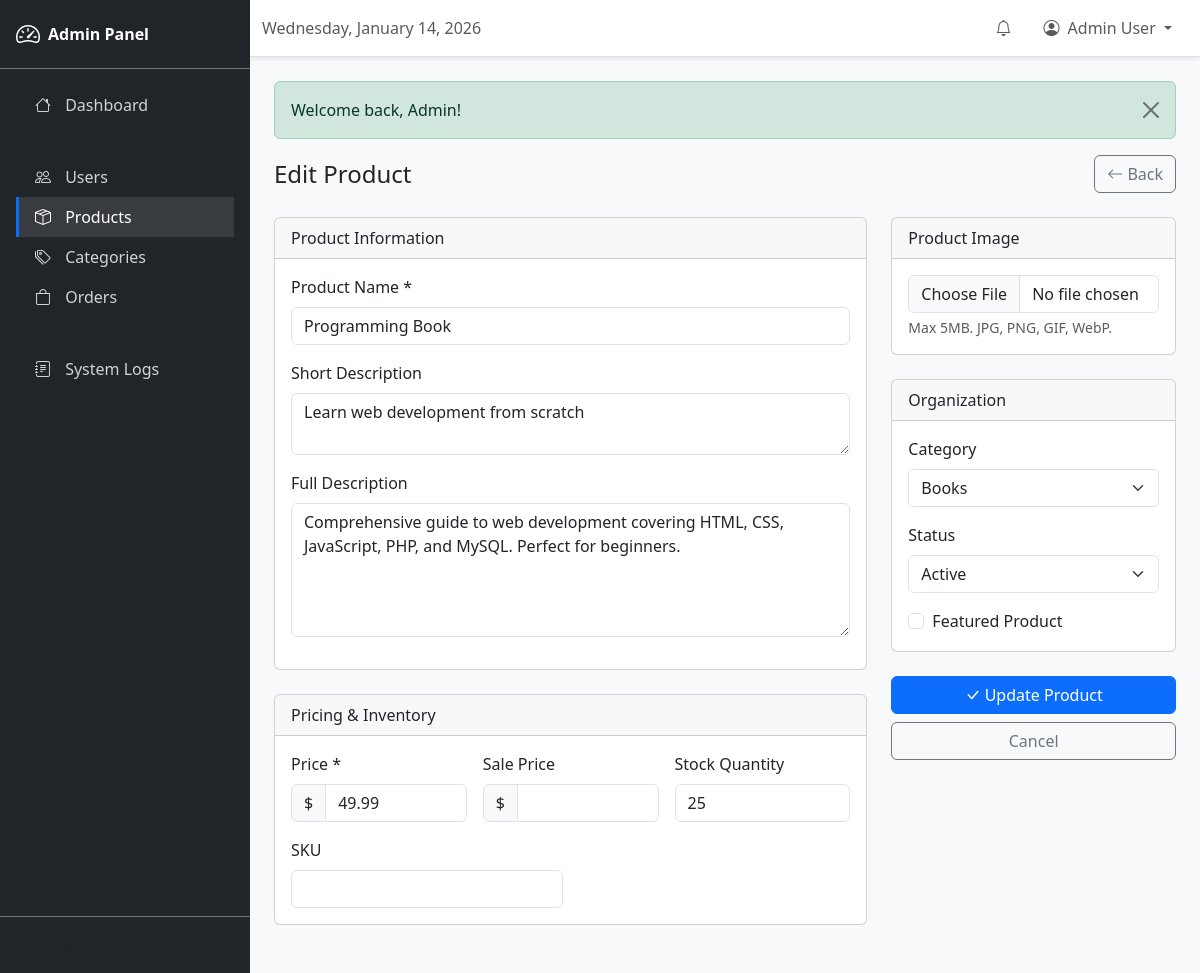
The app's page /admin/products.php?action=edit&id=4 (signed in) with its own data.
### tables this page shows
CREATE TABLE products (
    id INT AUTO_INCREMENT PRIMARY KEY,

     
    name VARCHAR(255) NOT NULL,

     
    slug VARCHAR(255) NOT NULL UNIQUE,

     
    short_description VARCHAR(500) DEFAULT NULL,

     
    description TEXT DEFAULT NULL,

     
    price DECIMAL(10, 2) NOT NULL,

     
    sale_price DECIMAL(10, 2) DEFAULT NULL,

     
    sku VARCHAR(50) DEFAULT NULL,

     
    stock_quantity INT DEFAULT 0,

     
    category_id INT DEFAULT NULL,

     
    main_image VARCHAR(255) DEFAULT NULL,

     
    gallery_images TEXT DEFAULT NULL,

     
    is_featured TINYINT(1) DEFAULT 0,

     
    status ENUM('active', 'inactive', 'out_of_stock') DEFAULT 'active',

     
    created_at TIMESTAMP DEFAULT CURRENT_TIMESTAMP,
    updated_at TIMESTAMP DEFAULT CURRENT_TIMESTAMP ON UPDATE CURRENT_TIMESTAMP,

     
    FOREIGN KEY (category_id) REFERENCES categories(id) ON DELETE SET NULL,

     
    INDEX idx_category (category_id),
    INDEX idx_status (status),
    INDEX idx_featured (is_featured),
    INDEX idx_slug (slug)
);

CREATE TABLE categories (
    id INT AUTO_INCREMENT PRIMARY KEY,

     
    name VARCHAR(100) NOT NULL,

     
    slug VARCHAR(100) NOT NULL UNIQUE,

     
    description TEXT DEFAULT NULL,

     
    image VARCHAR(255) DEFAULT NULL,

     
    parent_id INT DEFAULT NULL,

     
    sort_order INT DEFAULT 0,

     
    status ENUM('active', 'inactive') DEFAULT 'active',

     
    created_at TIMESTAMP DEFAULT CURRENT_TIMESTAMP,
    updated_at TIMESTAMP DEFAULT CURRENT_TIMESTAMP ON UPDATE CURRENT_TIMESTAMP,

     
    FOREIGN KEY (parent_id) REFERENCES categories(id) ON DELETE SET NULL,

     
    INDEX idx_slug (slug)
);

### includes/functions.php (called while the page is built, shortened)
<?php
function sanitize(string $input): string
{
    return htmlspecialchars(trim($input), ENT_QUOTES, 'UTF-8');
}
function getFlashMessage(): ?array
{
    if (isset($_SESSION['flash_message'])) {
        $message = $_SESSION['flash_message'];
        return $message;
    }
    return null;
}

### admin/products.php (the view, shortened to what this page needs)
<?php
$db = getDB();
$action = $_GET['action'] ?? 'list';
$productId = (int)($_GET['id'] ?? 0);
$categories = $db->query("SELECT id, name FROM categories WHERE status = 'active' ORDER BY name")->fetchAll();
$editProduct = null;
if ($action === 'edit' && $productId) {
    $editStmt = $db->prepare("SELECT * FROM products WHERE id = ?");
    $editStmt->execute([$productId]);
    $editProduct = $editStmt->fetch();
}
?>
<!DOCTYPE html>
<html lang="en">
<head>
    <link href="https://cdn.jsdelivr.net/npm/bootstrap@5.3.2/dist/css/bootstrap.min.css" rel="stylesheet">
    <link href="https://cdn.jsdelivr.net/npm/bootstrap-icons@1.11.1/font/bootstrap-icons.css" rel="stylesheet">
    <link href="<?= BASE_URL ?>/css/style.css" rel="stylesheet">
</head>
<body>
    <div class="admin-wrapper">
        <?php include __DIR__ . '/includes/sidebar.php'; ?>
        <div class="admin-content">
            <?php include __DIR__ . '/includes/topbar.php'; ?>
            <div class="p-4">
                <?php $flash = getFlashMessage(); ?>
                <?php if ($flash): ?>
                    <div class="alert alert-<?= $flash['type'] === 'error' ? 'danger' : $flash['type'] ?> alert-dismissible fade show">
                        <?= sanitize($flash['message']) ?>
                        <button type="button" class="btn-close" data-bs-dismiss="alert"></button>
                    </div>
                <?php endif; ?>
                <?php if ($action === 'create' || $action === 'edit'): ?>
                    <div class="d-flex justify-content-between align-items-center mb-4">
                        <h4 class="mb-0"><?= $action === 'create' ? 'Add New Product' : 'Edit Product' ?></h4>
                        <a href="<?= BASE_URL ?>/admin/products.php" class="btn btn-outline-secondary">
                            <i class="bi bi-arrow-left"></i> Back
                        </a>
                    </div>
                    <form method="POST" enctype="multipart/form-data">
                        <div class="row">
                            <div class="col-lg-8">
                                <div class="card mb-4">
                                    <div class="card-header">Product Information</div>
                                    <div class="card-body">
                                        <div class="mb-3">
                                            <label class="form-label">Product Name *</label>
                                            <input type="text" class="form-control" name="name"
                                                   value="<?= sanitize($editProduct['name'] ?? '') ?>" required>
                                        </div>
                                        <div class="mb-3">
                                            <label class="form-label">Short Description</label>
                                            <textarea class="form-control" name="short_description" rows="2"
                                                ><?= sanitize($editProduct['short_description'] ?? '') ?></textarea>
                                        </div>
                                        <div class="mb-3">
                                            <label class="form-label">Full Description</label>
                                            <textarea class="form-control" name="description" rows="5"
                                                ><?= sanitize($editProduct['description'] ?? '') ?></textarea>
                                        </div>
                                    </div>
                                </div>
                                <div class="card mb-4">
                                    <div class="card-header">Pricing & Inventory</div>
                                    <div class="card-body">
                                        <div class="row g-3">
                                            <div class="col-md-4">
                                                <label class="form-label">Price *</label>
                                                <div class="input-group">
                                                    <span class="input-group-text">$</span>
                                                    <input type="number" class="form-control" name="price" step="0.01" min="0"
                                                           value="<?= $editProduct['price'] ?? '' ?>" required>
                                                </div>
                                            </div>
                                            <div class="col-md-4">
                                                <label class="form-label">Sale Price</label>
                                                <div class="input-group">
                                                    <span class="input-group-text">$</span>
                                                    <input type="number" class="form-control" name="sale_price" step="0.01" min="0"
                                                           value="<?= $editProduct['sale_price'] ?? '' ?>">
                                                </div>
                                            </div>
                                            <div class="col-md-4">
                                                <label class="form-label">Stock Quantity</label>
                                                <input type="number" class="form-control" name="stock_quantity" min="0"
                                                       value="<?= $editProduct['stock_quantity'] ?? 0 ?>">
                                            </div>
                                            <div class="col-md-6">
                                                <label class="form-label">SKU</label>
                                                <input type="text" class="form-control" name="sku"
                                                       value="<?= sanitize($editProduct['sku'] ?? '') ?>">
                                            </div>
                                        </div>
                                    </div>
                                </div>
                            </div>
                            <div class="col-lg-4">
                                <div class="card mb-4">
                                    <div class="card-header">Product Image</div>
                                    <div class="card-body">
                                        <input type="file" class="form-control" name="main_image" accept="image/*">
                                        <div class="form-text">Max 5MB. JPG, PNG, GIF, WebP.</div>
                                    </div>
                                </div>
                                <div class="card mb-4">
                                    <div class="card-header">Organization</div>
                                    <div class="card-body">
                                        <div class="mb-3">
                                            <label class="form-label">Category</label>
                                            <select class="form-select" name="category_id">
                                                <?php foreach ($categories as $cat): ?>
                                                    <option value="<?= $cat['id'] ?>"
                                                        <?= ($editProduct['category_id'] ?? '') == $cat['id'] ? 'selected' : '' ?>>
                                                        <?= sanitize($cat['name']) ?>
                                                    </option>
                                                <?php endforeach; ?>
                                            </select>
                                        </div>
                                        <div class="mb-3">
                                            <label class="form-label">Status</label>
                                            <select class="form-select" name="status">
                                                <option value="active" <?= ($editProduct['status'] ?? '') === 'active' ? 'selected' : '' ?>>Active</option>
                                            </select>
                                        </div>
                                        <div class="form-check">
                                            <input class="form-check-input" type="checkbox" name="is_featured" id="is_featured"
                                                <?= ($editProduct['is_featured'] ?? 0) ? 'checked' : '' ?>>
                                            <label class="form-check-label" for="is_featured">Featured Product</label>
                                        </div>
                                    </div>
                                </div>
                                <div class="d-grid gap-2">
                                    <button type="submit" class="btn btn-primary">
                                        <i class="bi bi-check-lg"></i> <?= $action === 'create' ? 'Create Product' : 'Update Product' ?>
                                    </button>
                                    <a href="<?= BASE_URL ?>/admin/products.php" class="btn btn-outline-secondary">Cancel</a>
                                </div>
                            </div>
                        </div>
                    </form>
                <?php endif; ?>
            </div>
        </div>
    </div>
</body>
</html>

### public/css/style.css (style rules this page uses)
:root { --primary-color: #0d6efd; --primary-hover: #0b5ed7; --primary-light: #e7f1ff; --secondary-color: #6c757d; --success-color: #198754; --danger-color: #dc3545; --warning-color: #ffc107; --info-color: #0dcaf0; --dark-color: #212529; --light-color: #f8f9fa; --white-color: #ffffff; --gray-100: #f8f9fa; --gray-200: #e9ecef; --gray-300: #dee2e6; --gray-400: #ced4da; --gray-500: #adb5bd; --gray-600: #6c757d; --gray-700: #495057; --gray-800: #343a40; --gray-900: #212529; --font-family: 'Segoe UI', system-ui, -apple-system, sans-serif; --font-size-base: 1rem; --line-height-base: 1.5; --spacing-xs: 0.25rem; --spacing-sm: 0.5rem; --spacing-md: 1rem; --spacing-lg: 1.5rem; --spacing-xl: 2rem; --border-radius: 0.375rem; --border-radius-lg: 0.5rem; --border-radius-pill: 50rem; --shadow-sm: 0 0.125rem 0.25rem rgba(0, 0, 0, 0.075); --shadow: 0 0.5rem 1rem rgba(0, 0, 0, 0.15); --shadow-lg: 0 1rem 3rem rgba(0, 0, 0, 0.175); --transition-base: all 0.2s ease-in-out; --transition-slow: all 0.3s ease-in-out; }
body { font-family: var(--font-family); color: var(--dark-color); background-color: var(--gray-100); min-height: 100vh; display: flex; flex-direction: column; }
a { color: var(--primary-color); text-decoration: none; transition: var(--transition-base); }
.btn { transition: var(--transition-base); }

### admin/products.php (style rules this page uses)
.admin-wrapper { display: flex; min-height: 100vh; }
.admin-content { flex: 1; background: #f8f9fa; }

### records on screen
products: name "Programming Book", short_description "Learn web development from scratch", description "Comprehensive guide to web development covering HTML, CSS, JavaScript, PHP, and MySQL. Perfect for beginners.", price "49.99", stock_quantity "25", category_id "Books", status "Active"

### other values on screen
$_SESSION['user_name'] "Admin User"
$flash['message'] "Welcome back, Admin!"
